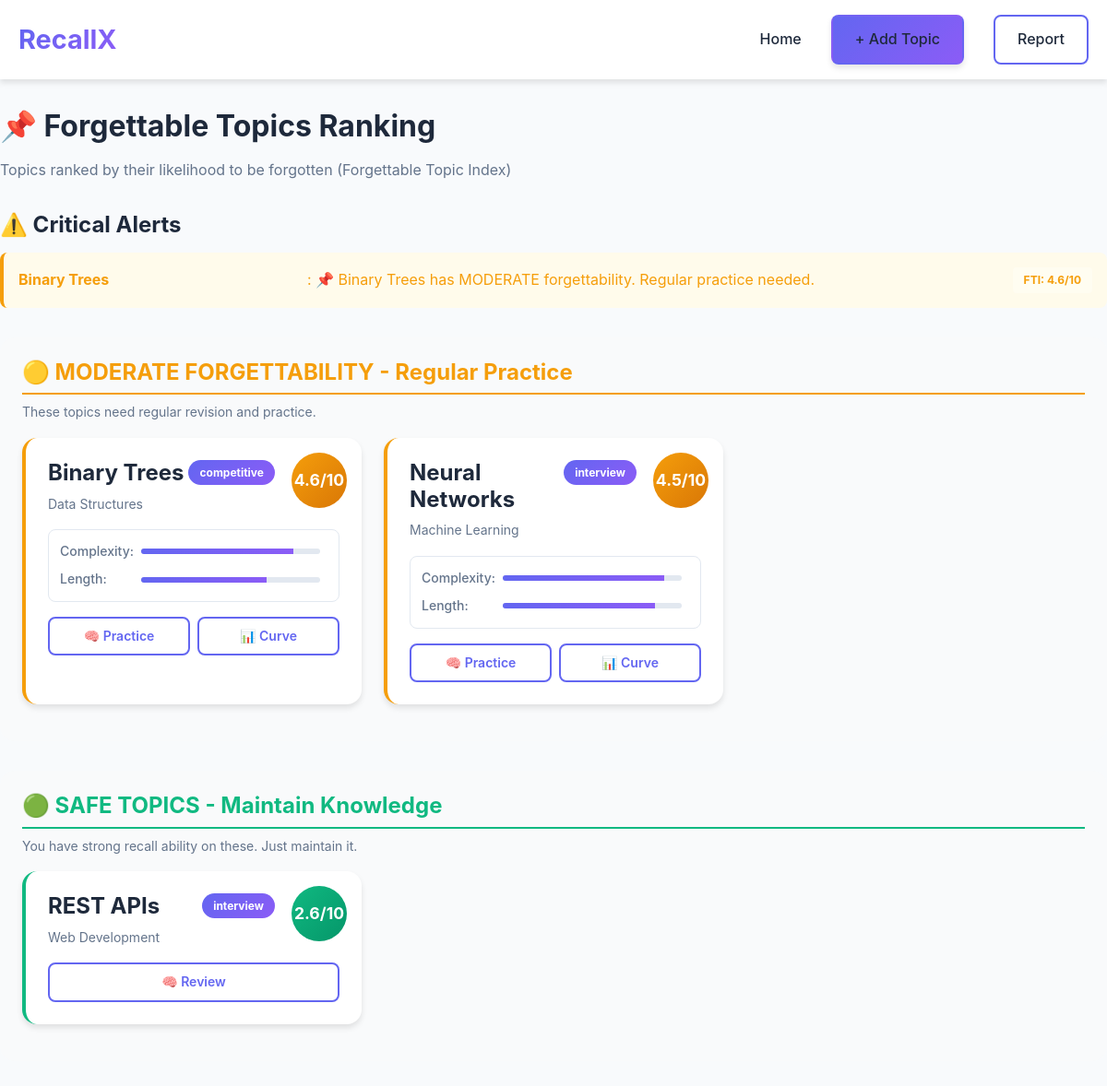
The page /dashboard (signed in) on the database its author committed.
### app.py (models this page shows)
class Topic(db.Model):
    id = db.Column(db.Integer, primary_key=True)
    user_id = db.Column(db.Integer, db.ForeignKey('user.id'), nullable=False)
    subject = db.Column(db.String(100), nullable=False)
    topic_name = db.Column(db.String(200), nullable=False)
    exam_type = db.Column(db.String(50), nullable=False)  # semester, competitive, interview
    description = db.Column(db.Text)
    created_at = db.Column(db.DateTime, default=datetime.utcnow)
    last_revised = db.Column(db.DateTime, default=datetime.utcnow)
    strength = db.Column(db.Float, default=1.0)  # Memory strength (0-100)
    topic_complexity = db.Column(db.Float, default=5.0)  # 0-10 scale (abstract=high)
    topic_length = db.Column(db.Float, default=5.0)  # 0-10 scale (long=high)
    past_failures = db.Column(db.Integer, default=0)  # Count of failed recalls
    exam_frequency = db.Column(db.Float, default=5.0)  # 0-10 scale (common in exams)
    fti_score = db.Column(db.Float, default=5.0)  # Overall FTI (0-10)
    fti_category = db.Column(db.String(20), default='moderate')  # high, moderate, safe
    internet_content = db.relationship('InternetFetchedContent', backref='topic', lazy=True, cascade='all, delete-orphan')
    pdf_content = db.relationship('PDFExtractedContent', backref='topic', lazy=True, cascade='all, delete-orphan')
    questions = db.relationship('GeneratedQuestion', backref='topic', lazy=True, cascade='all, delete-orphan')
    forgetting_predictions = db.relationship('ForgettingPrediction', backref='topic', lazy=True, cascade='all, delete-orphan')

### app.py (the view)
@app.route('/dashboard')
@login_required
def dashboard():
    user = current_user
    topics = Topic.query.filter_by(user_id=user.id).all()
    for topic in topics:
        update_topic_fti(topic)
    topics_by_fti = sorted(topics, key=lambda t: t.fti_score, reverse=True)
    alerts = []
    for topic in topics_by_fti:
        if topic.fti_category == 'high':
            alerts.append({
                'topic': topic.topic_name,
                'message': f'⚠️ {topic.topic_name} has HIGH forgettability! Focus on stress training.',
                'severity': 'high',
                'fti_score': topic.fti_score
            })
        elif topic.fti_category == 'moderate':
            if len([a for a in alerts if a['severity'] == 'medium']) == 0:
                alerts.append({
                    'topic': topic.topic_name,
                    'message': f'📌 {topic.topic_name} has MODERATE forgettability. Regular practice needed.',
                    'severity': 'medium',
                    'fti_score': topic.fti_score
                })
    return render_template('dashboard.html', topics=topics_by_fti, alerts=alerts)

### app.py (called while the page is built)
def update_topic_fti(topic):
    fti_score, category = calculate_forgettable_topic_index(topic)
    topic.fti_score = fti_score
    topic.fti_category = category
    db.session.commit()
    return fti_score, category

@login_manager.user_loader
def load_user(user_id):
    return User.query.get(int(user_id))

### templates/dashboard.html (shortened to what this page needs)
<!DOCTYPE html>
<html lang="en">
<head>
    <link rel="stylesheet" href="{{ url_for('static', filename='css/style.css') }}">
</head>
<body>
    <nav class="navbar">
        <div class="container">
            <div class="nav-brand">
                <h1>RecallX</h1>
            </div>
            <ul class="nav-menu">
                <li><a href="/">Home</a></li>
                <li><a href="/add-topic" class="btn btn-primary">+ Add Topic</a></li>
                <li><a href="/report" class="btn btn-secondary">Report</a></li>
            </ul>
        </div>
    </nav>
    <div class="container dashboard-container">
        <h2>📌 Forgettable Topics Ranking</h2>
        <p class="subtitle">Topics ranked by their likelihood to be forgotten (Forgettable Topic Index)</p>
        {% if alerts %}
        <div class="alerts-section">
            <h3>⚠️ Critical Alerts</h3>
            {% for alert in alerts %}
            <div class="alert alert-{{ alert.severity }}">
                <strong>{{ alert.topic }}</strong>: {{ alert.message }}
                {% if alert.fti_score %}<span class="fti-badge">FTI: {{ "%.1f"|format(alert.fti_score) }}/10</span>{% endif %}
            </div>
            {% endfor %}
        </div>
        {% endif %}
        {% if topics %}
        <div class="fti-categories">
            {% set moderate_topics = topics | selectattr('fti_category', 'equalto', 'moderate') | list %}
            {% if moderate_topics %}
            <div class="fti-category-section">
                <h3 class="category-title moderate">🟡 MODERATE FORGETTABILITY - Regular Practice</h3>
                <p class="category-description">These topics need regular revision and practice.</p>
                <div class="topics-grid">
                    {% for topic in moderate_topics %}
                    <div class="topic-card fti-moderate">
                        <div class="fti-indicator moderate">{{ "%.1f"|format(topic.fti_score) }}/10</div>
                        <div class="topic-header">
                            <h3>{{ topic.topic_name }}</h3>
                            <span class="topic-badge">{{ topic.exam_type }}</span>
                        </div>
                        <p class="topic-subject">{{ topic.subject }}</p>
                        <div class="fti-components">
                            <div class="fti-component">
                                <span class="label">Complexity:</span>
                                <div class="mini-bar"><div class="mini-fill" style="width: {{ (topic.topic_complexity / 10) * 100 }}%"></div></div>
                            </div>
                            <div class="fti-component">
                                <span class="label">Length:</span>
                                <div class="mini-bar"><div class="mini-fill" style="width: {{ (topic.topic_length / 10) * 100 }}%"></div></div>
                            </div>
                        </div>
                        <div class="topic-actions">
                            <a href="/stress-test/{{ topic.id }}" class="btn btn-small btn-secondary">🧠 Practice</a>
                            <a href="/forgetting-curve/{{ topic.id }}" class="btn btn-small btn-secondary">📊 Curve</a>
                        </div>
                    </div>
                    {% endfor %}
                </div>
            </div>
            {% endif %}
            {% set safe_topics = topics | selectattr('fti_category', 'equalto', 'safe') | list %}
            {% if safe_topics %}
            <div class="fti-category-section">
                <h3 class="category-title safe">🟢 SAFE TOPICS - Maintain Knowledge</h3>
                <p class="category-description">You have strong recall ability on these. Just maintain it.</p>
                <div class="topics-grid">
                    {% for topic in safe_topics %}
                    <div class="topic-card fti-safe">
                        <div class="fti-indicator safe">{{ "%.1f"|format(topic.fti_score) }}/10</div>
                        <div class="topic-header">
                            <h3>{{ topic.topic_name }}</h3>
                            <span class="topic-badge">{{ topic.exam_type }}</span>
                        </div>
                        <p class="topic-subject">{{ topic.subject }}</p>
                        <div class="topic-actions">
                            <a href="/stress-test/{{ topic.id }}" class="btn btn-small btn-secondary">🧠 Review</a>
                        </div>
                    </div>
                    {% endfor %}
                </div>
            </div>
            {% endif %}
        </div>
        {% else %}
        <div class="empty-state">
            <h3>No topics yet</h3>
            <p>Start by adding your first topic to get personalized forgettability rankings</p>
            <a href="/add-topic" class="btn btn-primary">Add Your First Topic</a>
        </div>
        {% endif %}
    </div>
</body>
</html>

### rows shown on the page
Topic: topic "Binary Trees", message "📌 Binary Trees has MODERATE forgettability. Regular practice needed.", fti_score "4.6", topic_name "Binary Trees", exam_type "competitive", subject "Data Structures", topic_complexity 8.5 (drawn), topic_length 7 (drawn)
Topic: fti_score "4.5", topic_name "Neural Networks", exam_type "interview", subject "Machine Learning", topic_complexity 9 (drawn), topic_length 8.5 (drawn)
Topic: fti_score "2.6", topic_name "REST APIs", exam_type "interview", subject "Web Development"
